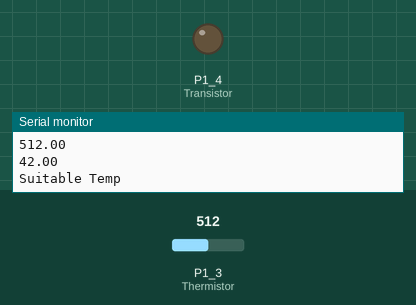
Recording of a sketch running on a simulated TI MSP430 LaunchPad. On the bench: output pins drawn as LEDs (lit = HIGH), the last lines printed to the serial monitor. The inputs (shaded band) are chosen by the test bench; at power-on: P1_3 (Thermistor) = 512.

Above: at 1.8 s.
1.9 s: P1_3 (Thermistor) set to 379
3.4 s: P1_3 (Thermistor) set to 364
At 4.5 s:
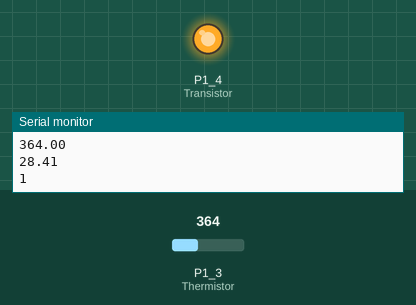
Timing chart, 0 to 6.4 s (numbered marks = the images above; inputs shaded):
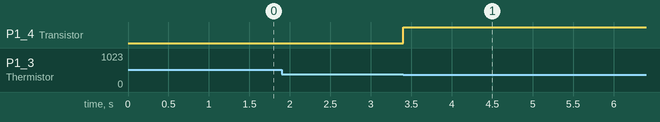

The sketch:

heating.ino
```cpp
#include <math.h>

const int Thermistor = P1_3;
const int Transistor = P1_4;
float rawADC, rawVoltage, rawPD;
float Temp, neededenergy, tempgoal, tempdiff, timing;


void setup() {
  Serial.begin(9600);
  pinMode(Thermistor, INPUT);
  pinMode(Transistor, OUTPUT);
//  analogReference(INTERNAL1V5);
  tempgoal = 30.0;
}

double gettemp(){

  rawADC = analogRead(Thermistor);
  Serial.println(rawADC);
 long Resistance;  double Temp;
 Resistance=4700.0*((1024.0/rawADC) - 1);
 Temp = logf(Resistance);
 Temp = 1 / (0.00124372 + (0.000222748 * Temp) + (0.0000000760979 * Temp * Temp * Temp));
 return Temp;
}
void loop() {

  Temp = gettemp();
  Temp = Temp - 273.15;  // Convert Kelvin to Celsius
  Serial.println(Temp);

  if (Temp < tempgoal){

    while (Temp <(tempgoal-1)){

    digitalWrite(Transistor, HIGH);
    Serial.println(digitalRead(Transistor));
    delay(10000);
    Serial.println("I am working!!!");
    digitalWrite(Transistor, LOW);
    Serial.println(digitalRead(Transistor));
    Temp = gettemp();
    Serial.println(Temp);

    }
  }
  else if (Temp >= tempgoal){
    digitalWrite(Transistor, LOW);
    Serial.println("Suitable Temp");
    delay(1000);
  }

}
```

Measured:
- the behaviour switches between 371 and 370 on P1_3 (Thermistor) (found by bisection; images 0 and 1)
- after the input at 3.4 s, P1_4 (Transistor): LOW → HIGH at once
